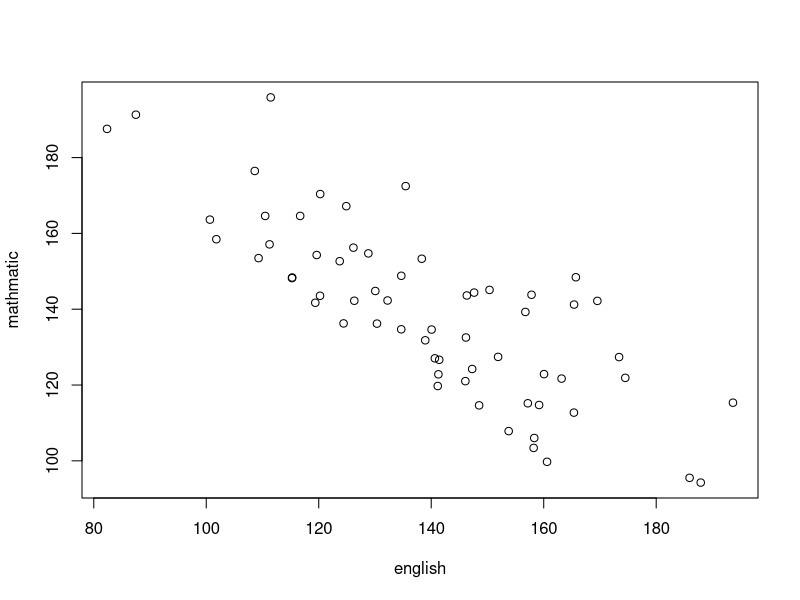

Generate this figure with R:
setwd('/Users/umeda.yoshinao/sandbox/nikkei_software_202307')

library(tidyverse)
library(ggplot2)
library(data.table)
library(MASS)
library(clipr)
# シードの設定
set.seed(1234)

#平均ベクトル
mu0<-c(100,100)
# 各変数の標準偏差の設定
s1<-30
s2<-30
#分散共分散行列の設定
sigma0<-rbind(
  c(s1*s1,0*s1*s2),
  c(0*s1*s2,s2*s2)
)

#多次元正規分布乱数の発生
out<-as.data.frame(mvrnorm(1000,mu0,sigma0)) 

colnames(out)<-c('english','mathmatic')

out%>%filter(english+mathmatic>260)->passDf

plot(passDf)
cor(passDf)

fwrite(out,'sellectionBias.csv')
